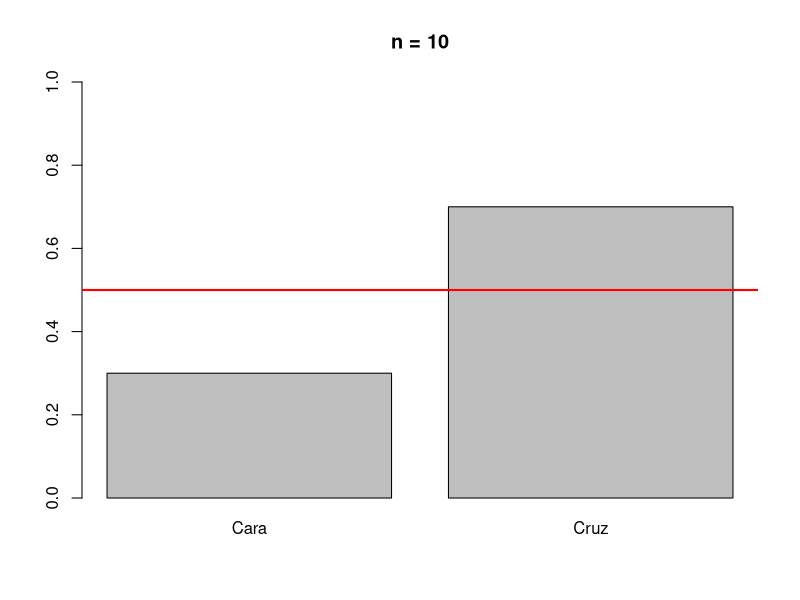
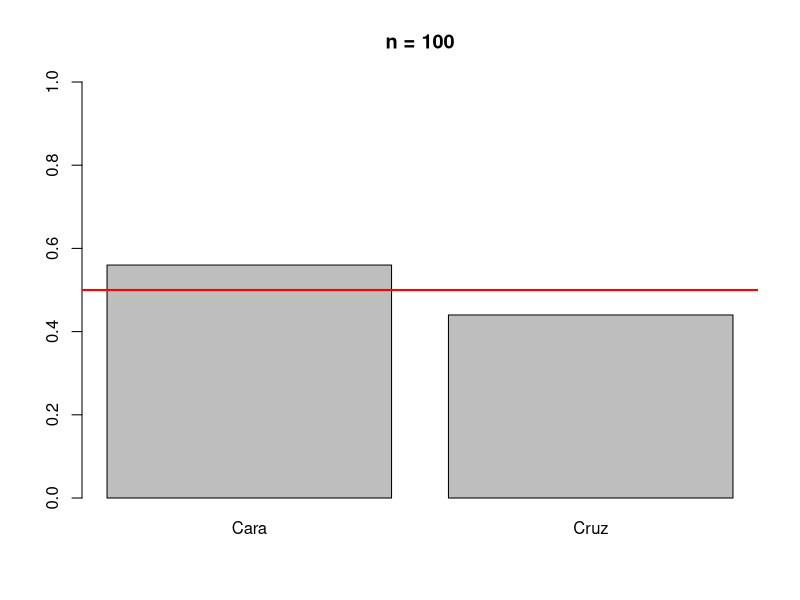

The R script that drew these images, in order:
## ---- chunk 1
moneda <- function(n) {
  resultados = c("Cara", "Cruz")
  lanzamientos = sample(resultados, n, replace = TRUE)
  frecuencias = table(lanzamientos) / n
  
  barplot(frecuencias, main = paste("n =", n), ylim = c(0, 1))
  abline(h = 0.5, col = "red", lwd = 2)
  
  return(round(frecuencias, 3))
}

# Ejecución
moneda(10)
moneda(100)
